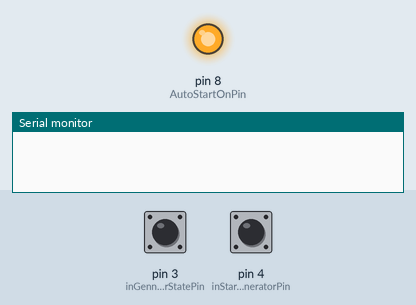
Simulated run of this sketch. Board: Arduino Uno, built with avr-gcc and run on an emulated ATmega328P. Shown: output pins drawn as LEDs (lit = HIGH), the last lines printed to the serial monitor. Inputs (shaded band) come from the test bench; at power-on: pin 4 (inStartGenneratorPin) HIGH, pin 3 (inGenneratorStatePin) HIGH. Pins used as bus, display or sensor lines are not drawn.

Above: at 1.2 s.
1.3 s: pin 4 (inStartGenneratorPin) pulled LOW for 0.15 s
2.9 s: pin 4 (inStartGenneratorPin) pulled LOW for 3.2 s
At 6.2 s:
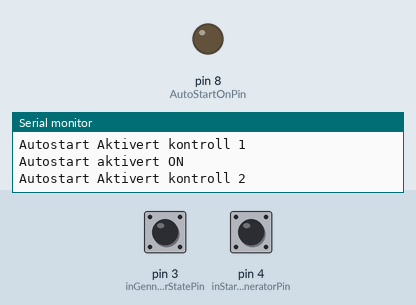
Timing chart, 0 to 11.8 s (numbered marks = the images above; inputs shaded):
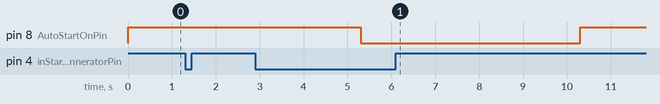

The sketch:

GenneratorStart.ino
```cpp
int PowerOnPin = 7;  // Relay for Powerbutton
int AutoStartOnPin = 8;  // Relay for AutoStart

int inStartGenneratorPin = 4;    // Start signal
int inGenneratorStatePin = 3;    // Gennerator State

int Restart = 0;      // variable to store the read value
int RestartCount = 0;      // variable to store the read value


void setup() {
  Serial.begin(9600);  // Initializes serial port
  pinMode(PowerOnPin, OUTPUT);  // sets the digital pin 2 as output
  pinMode(AutoStartOnPin, OUTPUT);  // sets the digital pin 4 as output

  digitalWrite(PowerOnPin,HIGH);
  digitalWrite(AutoStartOnPin,HIGH);

  pinMode(inStartGenneratorPin, INPUT_PULLUP);    // sets the digital pin 4 as input
  pinMode(inGenneratorStatePin, INPUT_PULLUP);    // sets the digital pin 2 as input
}

void loop() {


if ((digitalRead(inStartGenneratorPin)==LOW) && RestartCount<=3){
  Serial.println("Gennerator start aktivert og restart er ikke over X");

if (digitalRead(inGenneratorStatePin)==HIGH){
  //Serial.println("Gennerator ikke startet");

  if (Restart==1){
   Serial.print("Gennerator restart sequens nr: ");
   Serial.println(RestartCount);
   digitalWrite(PowerOnPin,HIGH);
   delay(20000);
   RestartCount=RestartCount+1;
  }

digitalWrite(PowerOnPin,LOW);
Serial.println("Power ON");
delay(2000);
if (digitalRead(inStartGenneratorPin)==LOW){
  Serial.println("Autostart Aktivert kontroll 1");
  delay(2000);
  digitalWrite(AutoStartOnPin,LOW);
  Serial.println("Autostart aktivert ON");
  }
  else{
    Serial.println("Autostart ikke Aktivert kontroll 1");
    digitalWrite(PowerOnPin,HIGH);
    digitalWrite(AutoStartOnPin,HIGH);
    Serial.println("Power OFF");
  }
  if (digitalRead(inStartGenneratorPin)==LOW){
    Serial.println("Autostart Aktivert kontroll 2");
    delay(5000);
     digitalWrite(AutoStartOnPin,HIGH);
     Serial.println("Autostart aktivert OFF");
     delay(40000);
      if (digitalRead(inGenneratorStatePin)==HIGH){
        Serial.println("Gennerator ikke startet restart");
        Restart=1;
        }
        }
    else{
     Serial.println("Autostart ikke Aktivert kontroll 2");
      digitalWrite(PowerOnPin,HIGH);
      digitalWrite(AutoStartOnPin,HIGH);
      Serial.println("Power OFF");
   }
}
else{
  Serial.println("Gennerator startet");
  RestartCount=0;
}
}
else
{
  digitalWrite(PowerOnPin,HIGH);
  Restart=0;
  if (digitalRead(inStartGenneratorPin)==HIGH){
      RestartCount=0;
  }
}
}
```

Measured:
- after the input at 2.9 s, pin 8 (AutoStartOnPin): HIGH → LOW after 2.4 s, → HIGH 5.0 s later
